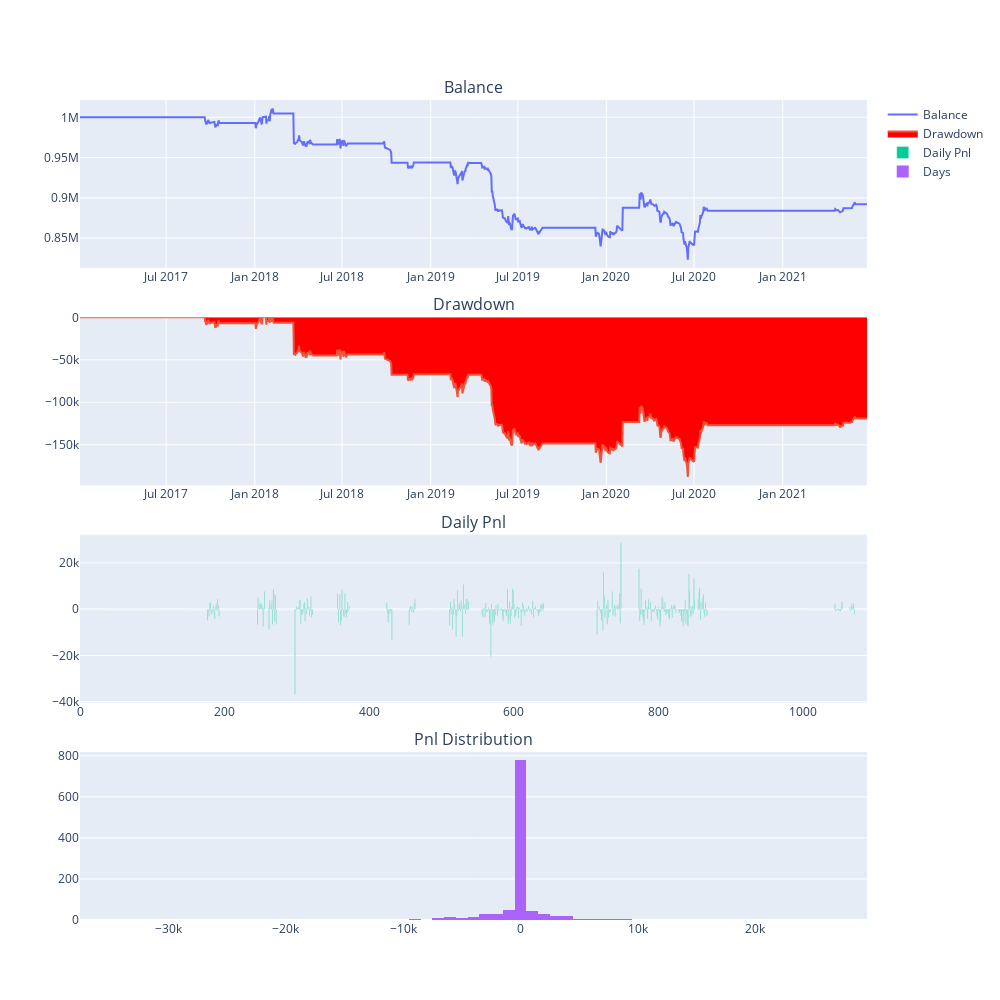

This figure's notebook cell:
### Code cell
engine.calculate_statistics()
engine.show_chart()

### Figure 1 — Plotly figure (JSON) as saved in the notebook; plotly's stock layout.template omitted (floating-point values rounded to 4 significant figures; data arrays with more than 128 entries replaced by an {"elided": "..."} marker saying what was removed)
{"data": [{"mode": "lines", "name": "Balance", "type": "scatter", "x": {"elided": "1089 str values"}, "xaxis": "x", "y": {"elided": "1089 float values"}, "yaxis": "y"}, {"fill": "tozeroy", "fillcolor": "red", "mode": "lines", "name": "Drawdown", "type": "scatter", "x": {"elided": "1089 str values"}, "xaxis": "x2", "y": {"elided": "1089 float values"}, "yaxis": "y2"}, {"name": "Daily Pnl", "type": "bar", "xaxis": "x3", "y": {"elided": "1089 float values"}, "yaxis": "y3"}, {"name": "Days", "nbinsx": 100, "type": "histogram", "x": {"elided": "1089 float values"}, "xaxis": "x4", "yaxis": "y4"}], "layout": {"annotations": [{"font": {"size": 16}, "showarrow": false, "text": "Balance", "x": 0.5, "xanchor": "center", "xref": "paper", "y": 1, "yanchor": "bottom", "yref": "paper"}, {"font": {"size": 16}, "showarrow": false, "text": "Drawdown", "x": 0.5, "xanchor": "center", "xref": "paper", "y": 0.735, "yanchor": "bottom", "yref": "paper"}, {"font": {"size": 16}, "showarrow": false, "text": "Daily Pnl", "x": 0.5, "xanchor": "center", "xref": "paper", "y": 0.47, "yanchor": "bottom", "yref": "paper"}, {"font": {"size": 16}, "showarrow": false, "text": "Pnl Distribution", "x": 0.5, "xanchor": "center", "xref": "paper", "y": 0.205, "yanchor": "bottom", "yref": "paper"}], "height": 1000, "width": 1000, "xaxis": {"anchor": "y", "domain": [0, 1]}, "xaxis2": {"anchor": "y2", "domain": [0, 1]}, "xaxis3": {"anchor": "y3", "domain": [0, 1]}, "xaxis4": {"anchor": "y4", "domain": [0, 1]}, "yaxis": {"anchor": "x", "domain": [0.795, 1]}, "yaxis2": {"anchor": "x2", "domain": [0.53, 0.735]}, "yaxis3": {"anchor": "x3", "domain": [0.265, 0.47]}, "yaxis4": {"anchor": "x4", "domain": [0, 0.205]}}}
